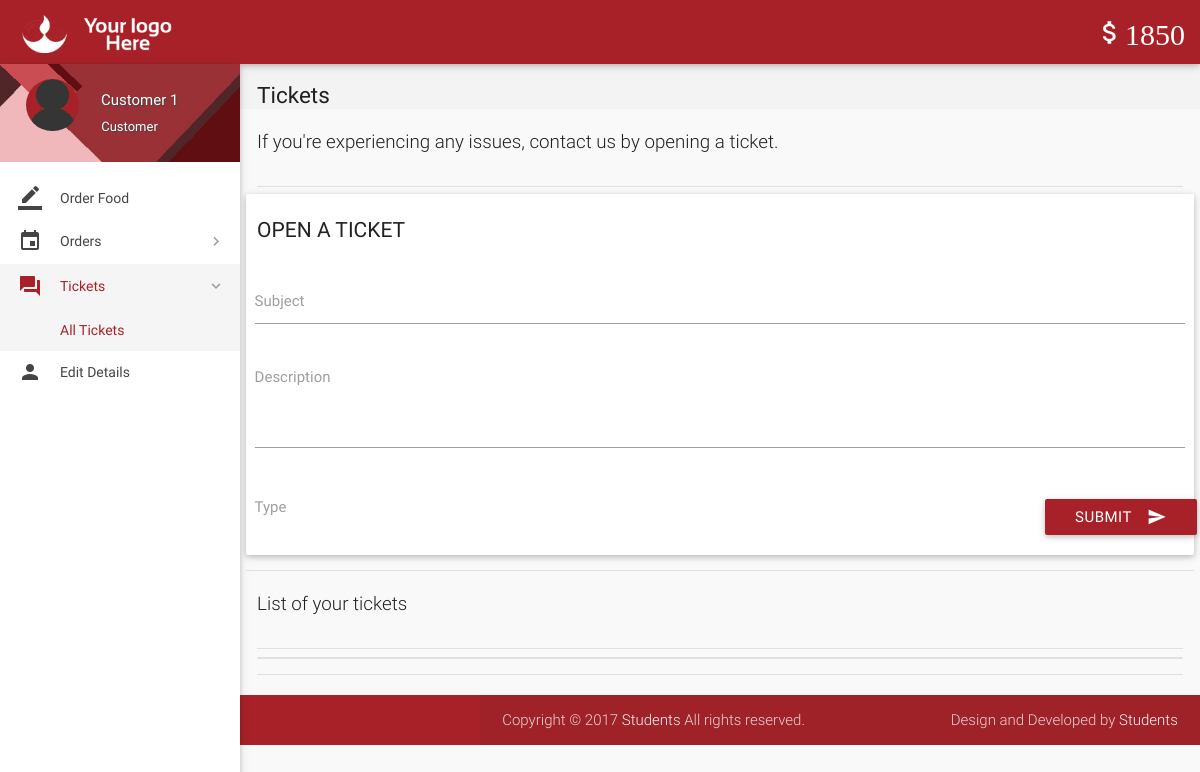
The app's page /tickets.php (signed in), older data.
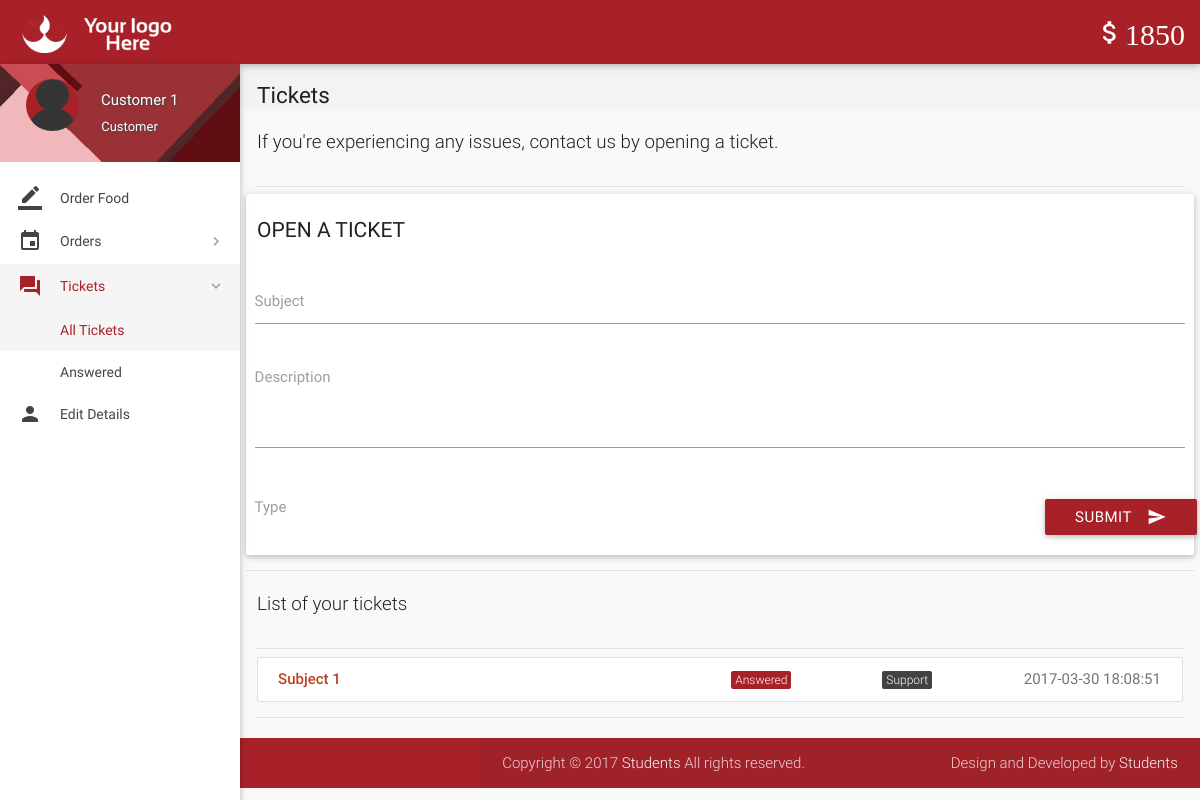
The same page, newer data.
### tables this page shows
CREATE TABLE `tickets` (
  `id` int(11) NOT NULL,
  `poster_id` int(11) NOT NULL,
  `subject` varchar(100) NOT NULL,
  `description` varchar(3000) NOT NULL,
  `status` varchar(8) NOT NULL DEFAULT 'Open',
  `type` varchar(30) NOT NULL DEFAULT 'Others',
  `date` datetime NOT NULL DEFAULT CURRENT_TIMESTAMP,
  `deleted` tinyint(4) NOT NULL DEFAULT '0'
);

### includes/wallet.php (called while the page is built)
<?php
$user_id=$_SESSION['user_id'];
$sql = mysqli_query($con, "SELECT * FROM wallet where customer_id = $user_id");
while($row1 = mysqli_fetch_array($sql)){
$wallet_id = $row1['id'];
}
$sql = mysqli_query($con, "SELECT * FROM wallet_details where wallet_id = $wallet_id");
while($row1 = mysqli_fetch_array($sql)){
$balance = $row1['balance'];
}
?>

### includes/connect.php (called while the page is built, shortened)
<?php
$name = $_SESSION['name'];
$role = $_SESSION['role'];
?>

### tickets.php (the view, shortened to what the changed rows need)
<?php
include 'includes/connect.php';
include 'includes/wallet.php';
	if($_SESSION['customer_sid']==session_id())
	{
		?>
<!DOCTYPE html>
<html lang="en">
<head>
  <link href="css/materialize.min.css" type="text/css" rel="stylesheet" media="screen,projection">
  <link href="css/style.min.css" type="text/css" rel="stylesheet" media="screen,projection">
  <link href="css/custom/custom.min.css" type="text/css" rel="stylesheet" media="screen,projection">
  <link href="js/plugins/perfect-scrollbar/perfect-scrollbar.css" type="text/css" rel="stylesheet" media="screen,projection">
  <link href="js/plugins/data-tables/css/jquery.dataTables.min.css" type="text/css" rel="stylesheet" media="screen,projection">
</head>
<body>
  <header id="header" class="page-topbar">
        <div class="navbar-fixed">
            <nav class="navbar-color">
                <div class="nav-wrapper">
                    <ul class="left">
                      <li><h1 class="logo-wrapper"><a href="index.php" class="brand-logo darken-1"><img src="images/materialize-logo.png" alt="logo"></a> <span class="logo-text">Logo</span></h1></li>
                    </ul>
                    <ul class="right hide-on-med-and-down">
                        <li><a href="#" class="waves-effect waves-block waves-light"><i class="mdi-editor-attach-money"><?php echo $balance;?></i></a>
                        </li>
                    </ul>
                </div>
            </nav>
        </div>
  </header>
  <div id="main">
    <div class="wrapper">
      <aside id="left-sidebar-nav">
        <ul id="slide-out" class="side-nav fixed leftside-navigation">
            <li class="user-details cyan darken-2">
            <div class="row">
                <div class="col col s4 m4 l4">
                    <img src="images/avatar.jpg" alt="" class="circle responsive-img valign profile-image">
                </div>
                <div class="col col s8 m8 l8">
                    <a class="btn-flat dropdown-button waves-effect waves-light white-text profile-btn" href="#" data-activates="profile-dropdown"><?php echo $name;?> <i class="mdi-navigation-arrow-drop-down right"></i></a>
                    <p class="user-roal"><?php echo $role;?></p>
                </div>
            </div>
            </li>
            <li class="bold"><a href="index.php" class="waves-effect waves-cyan"><i class="mdi-editor-border-color"></i> Order Food</a>
            </li>
                <li class="no-padding">
                    <ul class="collapsible collapsible-accordion">
                        <li class="bold"><a class="collapsible-header waves-effect waves-cyan"><i class="mdi-editor-insert-invitation"></i> Orders</a>
                        </li>
                    </ul>
                </li>
                <li class="no-padding">
                    <ul class="collapsible collapsible-accordion">
                        <li class="bold"><a class="collapsible-header waves-effect waves-cyan active"><i class="mdi-action-question-answer"></i> Tickets</a>
                            <div class="collapsible-body">
                                <ul>
								<li class="<?php
								if(!isset($_GET['status'])){
										echo 'active';
									}?>
									"><a href="tickets.php">All Tickets</a>
                                </li>
								<?php
									$sql = mysqli_query($con, "SELECT DISTINCT status FROM tickets WHERE poster_id = $user_id AND not deleted;");
									while($row = mysqli_fetch_array($sql)){
                                    echo '<li class='.(isset($_GET['status'])?($status == $_GET['status'] ? 'active' : ''): '').'><a href="tickets.php?status='.$row['status'].'">'.$row['status'].'</a>
                                    </li>';
									}
									?>
                                </ul>
                            </div>
                        </li>
                    </ul>
                </li>
            <li class="bold"><a href="details.php" class="waves-effect waves-cyan"><i class="mdi-social-person"></i> Edit Details</a>
            </li>
        </ul>
        </aside>
      <section id="content">
        <div id="breadcrumbs-wrapper">
          <div class="container">
            <div class="row">
              <div class="col s12 m12 l12">
                <h5 class="breadcrumbs-title">Tickets</h5>
              </div>
            </div>
          </div>
        </div>
        <div class="container">
          <p class="caption">If you're experiencing any issues, contact us by opening a ticket.</p>
          <div class="divider"></div>
            <div class="row">
              <div class="col s12 m4 l3">
                <h4 class="header">Open a ticket</h4>
              </div>
<div>
                <div class="card-panel">
                  <div class="row">
                    <form class="formValidate" id="formValidate" method="post" action="routers/add-ticket.php" novalidate="novalidate" class="col s12">
                      <div class="row">
                        <div class="input-field col s12">
                          <input name="subject" id="subject" type="text" data-error=".errorTxt1">
                          <label for="subject" class="">Subject</label>
                        </div>
                      </div>
                      <div class="row">
                        <div class="input-field col s12">
                          <textarea name="description" id="description" class="materialize-textarea validate" data-error=".errorTxt2"></textarea>
                          <label for="description" class="">Description</label>
                        </div>
                      </div>
                      <div class="row">
                        <div class="input-field col s4">
							<label>Type</label>
                        </div>
                      </div>
                      <div class="row">
                        <div class="row">
                          <div class="input-field col s12">
                            <button class="btn cyan waves-effect waves-light right" type="submit" name="action">Submit
                              <i class="mdi-content-send right"></i>
                            </button>
                          </div>
                        </div>
                      </div>
                    </form>
                  </div>
                </div>
              </div>
            <div class="divider"></div>
          </div>
    </div>
        <div class="container">
          <p class="caption">List of your tickets</p>
          <div class="divider"></div>
									<div id="work-collections">
									<ul id="projects-collection" class="collection">
								<?php
									if(isset($_GET['status'])){
										$status = $_GET['status'];
									}
									else{
										$status = '%';
									}
									$sql = mysqli_query($con, "SELECT * FROM tickets WHERE poster_id = $user_id AND status LIKE '$status' AND not deleted;");
									while($row = mysqli_fetch_array($sql)){
									echo'<a href="view-ticket.php?id='.$row['id'].'"class="collection-item">
                                        <div class="row">
                                            <div class="col s6">
                                                <p class="collections-title">'.$row['subject'].'</p>
                                            </div>
                                            <div class="col s2">
                                            <span class="task-cat cyan">'.$row['status'].'</span></div>
                                            <div class="col s2">
                                            <span class="task-cat grey darken-3">'.$row['type'].'</span></div>
                                            <div class="col s2">
                                            <span class="badge">'.$row['date'].'</span></div>
                                        </div>
                                    </a>';
									}
									?>
									</ul>
									</div>
            <div class="divider"></div>
          </div>
    </div>
  <footer class="page-footer">
    <div class="footer-copyright">
      <div class="container">
        <span>Copyright © 2017 <a class="grey-text text-lighten-4" href="#" target="_blank">Students</a> All rights reserved.</span>
        <span class="right"> Design and Developed by <a class="grey-text text-lighten-4" href="#">Students</a></span>
        </div>
    </div>
  </footer>
</body>
</html>
<?php
	}
?>

Row changes from the older to the newer data that the page shows:
added tickets: subject "Subject 1", status "Answered", type "Support", date "2017-03-30 18:08:51"
Text that changed along with them:
new list line: "Answered"
